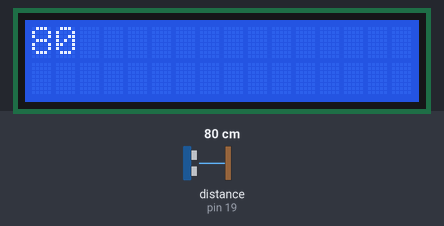
Simulated run of this sketch. Board: Arduino Uno, built with avr-gcc and run on an emulated ATmega328P. On the bench: 16×2 character LCD. Wiring (inferred from the names in the program): ultrasonic range finder: trigger pin 18; echo pin 19. The inputs (shaded band) are chosen by the test bench; at power-on: distance to the obstacle (sensor on pin 19) 80 cm. The echo pulse lasts 58.3 µs per cm.

Above: at 1.2 s.
1.3 s: distance to the obstacle (sensor on pin 19) set to 2 cm
At 3.9 s:
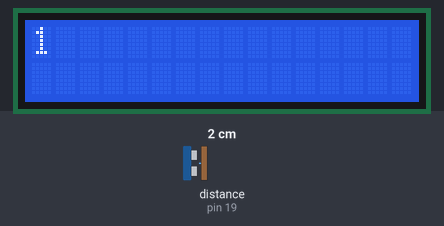
4.5 s: distance to the obstacle (sensor on pin 19) set to 4 cm
At 5.8 s:
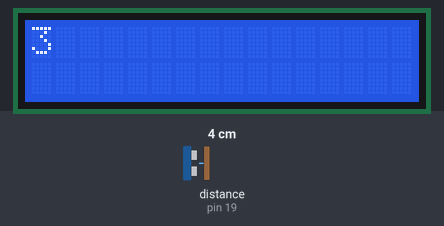
6.6 s: distance to the obstacle (sensor on pin 19) set to 9 cm
At 7.7 s:
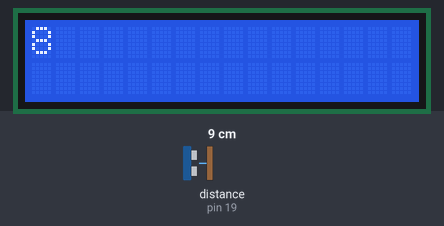
Timing chart, 0 to 9.6 s (numbered marks = the images above; inputs shaded):
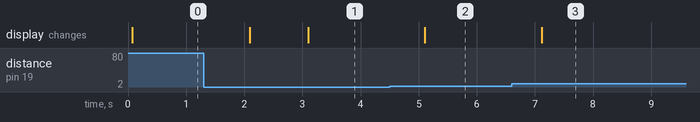

The sketch:

ultrasonic_lcdi2c.ino
```cpp
#include <LiquidCrystal_I2C.h>

LiquidCrystal_I2C lcd(0x27 , 16 , 2);


#define TRIG_PIN 18
#define ECHO_PIN 19

unsigned long duration;
int distance;
char status[256];
int text_length;


void setup(){
  lcd.init();
  lcd.backlight();
  pinMode(TRIG_PIN , OUTPUT);
  pinMode(ECHO_PIN , INPUT);
  Serial.begin(9600);
}

void loop(){
  digitalWrite(TRIG_PIN , LOW);
  delayMicroseconds(2);
  digitalWrite(TRIG_PIN , HIGH);
  delayMicroseconds(10);
  digitalWrite(TRIG_PIN , LOW);

  duration = pulseIn(ECHO_PIN , HIGH);
  distance = duration / 29 / 2;
  if (duration == 0){
    snprintf(status , sizeof(status) , "Sensor error");
  }
  else{
    snprintf(status , sizeof(status) , "%d" , distance);
  }
  lcd.clear();
  lcd.setCursor(0 , 0);
  lcd.print(status);
  delay(1000);
}
```

Measured:
- after the input at 1.3 s, the display: first changes after 0.79 s (image 1 shows a later state)
- after the input at 4.5 s, the display: changes after 0.61 s (image 2)
- after the input at 6.6 s, the display: changes after 0.52 s (image 3)
